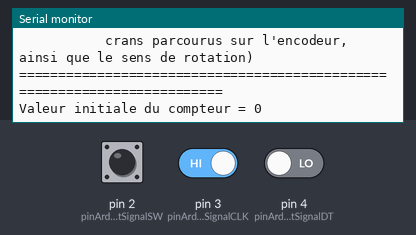
Bench run of a sketch on a simulated Arduino Nano, built with avr-gcc and run on an emulated ATmega328P. Parts: the last lines printed to the serial monitor. The test bench sets the inputs (shaded band); at power-on: pin 2 (pinArduinoRaccordementSignalSW) HIGH, pin 3 (pinArduinoRaccordementSignalCLK) HIGH, pin 4 (pinArduinoRaccordementSignalDT) LOW.

Above: at 1.7 s.
1.8 s: pin 2 (pinArduinoRaccordementSignalSW) pulled LOW for 0.15 s
At 2.3 s:
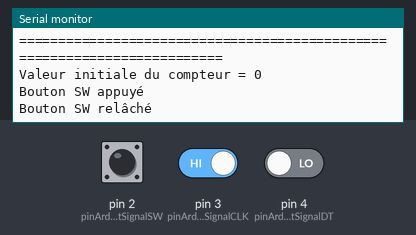
3.4 s: pin 3 (pinArduinoRaccordementSignalCLK) driven LOW
At 4.0 s:
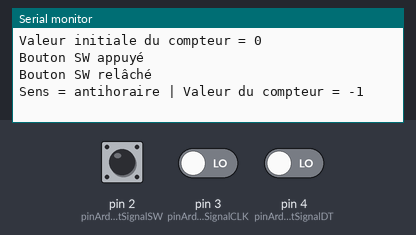

Measured:
- after the input at 1.8 s, the serial monitor: prints a new line at once (image 1)
- after the input at 3.4 s, the serial monitor: prints a new line at once (image 2)

The sketch:

prgArduino-2-TestKY040avecInterruptions.ino
```cpp
/*
   ______               _                  _///_ _           _                   _
  /   _  \             (_)                |  ___| |         | |                 (_)
  |  [_|  |__  ___  ___ _  ___  _ __      | |__ | | ___  ___| |_ _ __ ___  _ __  _  ___  _   _  ___
  |   ___/ _ \| __|| __| |/ _ \| '_ \_____|  __|| |/ _ \/  _|  _| '__/   \| '_ \| |/   \| | | |/ _ \
  |  |  | ( ) |__ ||__ | | ( ) | | | |____| |__ | |  __/| (_| |_| | | (_) | | | | | (_) | |_| |  __/
  \__|   \__,_|___||___|_|\___/|_| [_|    \____/|_|\___|\____\__\_|  \___/|_| |_|_|\__  |\__,_|\___|
                                                                                      | |
                                                                                      \_|
  Fichier :       prgArduino-2-TestKY040avecInterruptions.ino

  Description :   Programme permettant de compter le nombre de crans tournés sur un encodeur KY-040,
                  de déterminer le sens de rotation, et d'afficher le tout sur le moniteur série, de
                  l'IDE Arduino.

  Remarques :     - l'arduino utilisé ici sera un modèle Nano
                  - le choix des broches D2 et D3 pour les interruptions n'est pas anodin ; cela correspond
                  aux entrées d'interruptions externes INT0 (D2) et INT1 (D3), natives sur arduino

  Auteur :        Jérôme TOMSKI (https://passionelectronique.fr/)
  Créé le :       13.05.2023

*/

// Constantes
#define pinArduinoRaccordementSignalSW  2       // La pin D2 de l'Arduino recevra la ligne SW du module KY-040
#define pinArduinoRaccordementSignalCLK 3       // La pin D3 de l'Arduino recevra la ligne CLK du module KY-040
#define pinArduinoRaccordementSignalDT  4       // La pin D4 de l'Arduino recevra la ligne DT du module KY-040

// Variables
int etatPrecedentLigneSW;           // Cette variable nous permettra de stocker le dernier état de la ligne SW, afin de le comparer à l'actuel

int compteur = 0;                   // Cette variable nous permettra de compter combien de crans ont été parcourus, sur l'encodeur
                                    // (sachant que nous compterons dans le sens horaire, et décompterons dans le sens antihoraire)

// ========================
// Initialisation programme
// ========================
void setup() {

    // Initialisation de la liaison série (arduino nano <-> PC)
    Serial.begin(9600);
    Serial.println(F("=========================================================================="));
    Serial.println(F("Exemple 2 (programme de test Arduino Nano <-> module KY-040, utilisant les"));
    Serial.println(F("           interruptions Arduino INT0 et INT1, avec affichage du nombre de"));
    Serial.println(F("           crans parcourus sur l'encodeur, ainsi que le sens de rotation)"));
    Serial.println(F("========================================================================="));
    Serial.println("");

    // Configuration de certaines pins de notre Arduino Nano en "entrées" (celles qui recevront les signaux du KY-040)
    pinMode(pinArduinoRaccordementSignalSW, INPUT);         // à remplacer par : pinMode(pinArduinoRaccordementSignalSW, INPUT_PULLUP);
                                                            // si jamais votre module KY-040 n'est pas doté de résistance pull-up, au niveau de SW
    pinMode(pinArduinoRaccordementSignalDT, INPUT);
    pinMode(pinArduinoRaccordementSignalCLK, INPUT);

    // Petite pause pour laisser le temps aux signaux de se stabiliser
    delay(200);

    // Mémorisation de la valeur initiale de la ligne SW, au démarrage du programme
    etatPrecedentLigneSW  = digitalRead(pinArduinoRaccordementSignalSW);

    // Affichage de la valeur initiale du compteur, sur le moniteur série
    Serial.print(F("Valeur initiale du compteur = "));
    Serial.println(compteur);

    // Activation d'interruptions sur les lignes CLK et SW
    attachInterrupt(digitalPinToInterrupt(pinArduinoRaccordementSignalCLK), changementDetecteSurLigneCLK, FALLING); // FALLING => détecte tout front descendant
    attachInterrupt(digitalPinToInterrupt(pinArduinoRaccordementSignalSW), changementDetecteSurLigneSW, CHANGE);    // CHANGE => détecte tout changement d'état

}


// =================
// Boucle principale
// =================
void loop() {

    // Boucle infinie ici, qui sera interrompue à chaque nouvelle interruption, et reprise juste après la fin d'exécution de la routine d'interruption

}


// =====================================================
// Routine d'interruption : changementDetecteSurLigneCLK
// =====================================================
void changementDetecteSurLigneCLK() {

    // Lecture de la ligne DT, issue du KY-040, et arrivant sur l'arduino
    int etatActuelDeLaLigneDT  = digitalRead(pinArduinoRaccordementSignalDT);
    int etatActuelDeLaLigneCLK = LOW;
        // Nota : ici, la ligne CLK est forcément au niveau bas (0V), du fait qu'on entre dans cette routine
        //        que sur front descendant de CLK (donc passage de 1 à 0)


    // On compare ensuite l'état des lignes CLK et DT
    // ----------------------------------------------
    // Nota : - si CLK est différent de DT, alors cela signifie que nous avons tourné l'encodeur dans le sens horaire
    //        - si CLK est égal à DT, alors cela signifie que nous avons tourné l'encodeur dans le sens antihoraire

    if(etatActuelDeLaLigneCLK != etatActuelDeLaLigneDT) {
        // CLK différent de DT => cela veut dire que nous tournons dans le sens horaire
        // Alors on incrémente le compteur
        compteur++;

        // Et on affiche ces infos sur le moniteur série
        Serial.print(F("Sens = horaire | Valeur du compteur = "));
        Serial.println(compteur);
    }
    else {
        // CLK est identique à DT => cela veut dire que nous tournons dans le sens antihoraire
        // Alors on décrémente le compteur
        compteur--;

        // Et on affiche ces infos sur le moniteur série
        Serial.print(F("Sens = antihoraire | Valeur du compteur = "));
        Serial.println(compteur);
    }

}


// ====================================================
// Routine d'interruption : changementDetecteSurLigneSW
// ====================================================
void changementDetecteSurLigneSW() {

    // On lit le nouvel état de la ligne SW
    int etatActuelDeLaLigneSW = digitalRead(pinArduinoRaccordementSignalSW);

    // On mémorise le nouvel état de la ligne SW, puisqu'il vient de changer (sans quoi nous ne serions pas dans cette routine d'interruption)
    etatPrecedentLigneSW = etatActuelDeLaLigneSW;

    // Puis on affiche le nouvel état de SW sur le moniteur série de l'IDE Arduino
    if(etatActuelDeLaLigneSW == LOW)
        Serial.println(F("Bouton SW appuyé"));
    else
        Serial.println(F("Bouton SW relâché"));

}

// Nota : en pratique, sans "filtre anti-rebond", vous noterez qu'il y a parfois pas mal de comptes/décomptes non souhaités, en l'état
```
